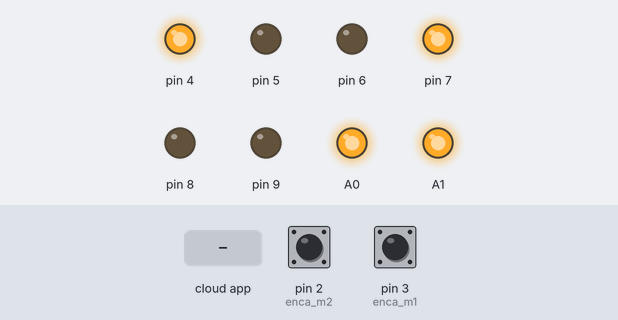
This sketch was run on a simulated Arduino Uno, built with avr-gcc and run on an emulated ATmega328P. On the bench: output pins drawn as LEDs (lit = HIGH). The inputs (shaded band) are chosen by the test bench; at power-on: pin 2 (enca_m2) HIGH, pin 3 (enca_m1) HIGH. The ROS host is connected and sends only what is stated.

Above: at 1.2 s.
1.3 s: the phone or cloud app sets rwheel_speed_target to 100
At 4.0 s:
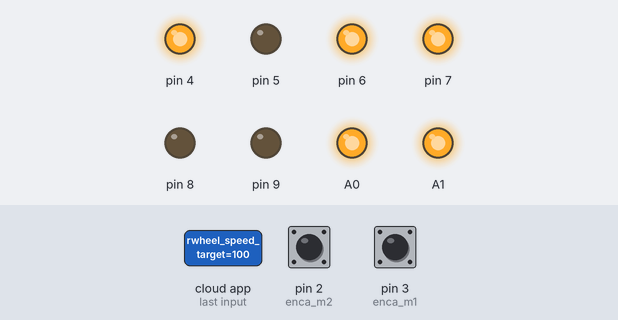
4.3 s: the phone or cloud app sets lwheel_speed_target to 100
At 7.0 s:
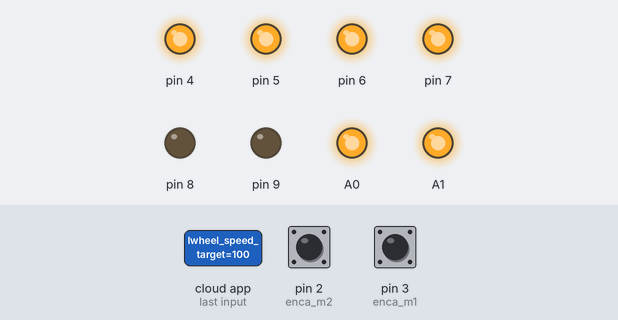
7.3 s: the phone or cloud app sets rwheel_speed_target to 0
At 7.8 s:
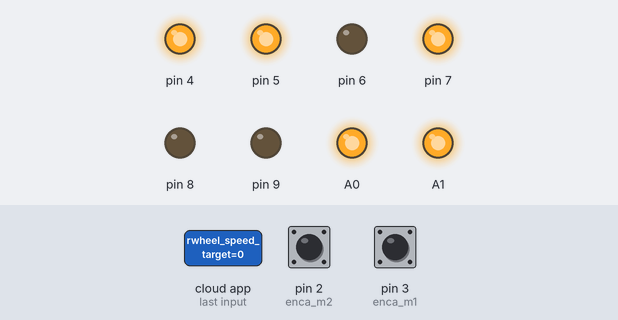
8.9 s: the phone or cloud app sets rwheel_speed_target to -100
At 9.7 s:
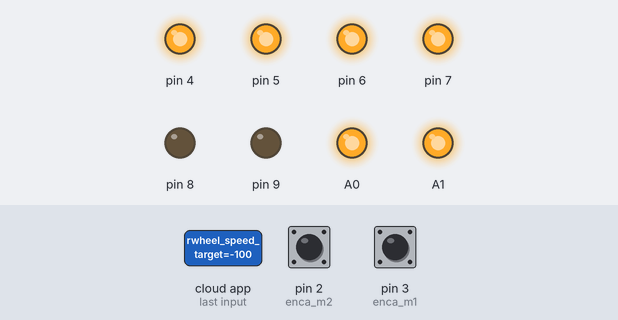
10.5 s: the phone or cloud app sets lwheel_speed_target to -100
At 11.7 s:
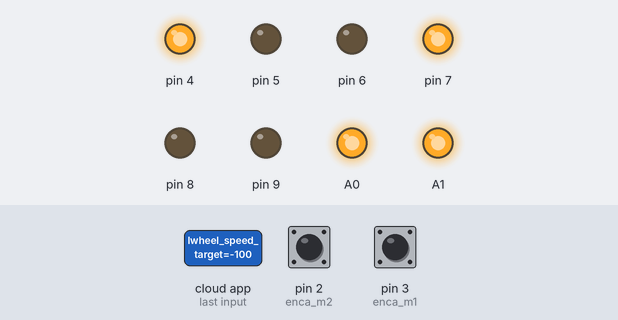
12.1 s: the phone or cloud app sets lwheel_speed_target to 100
At 12.38 s:
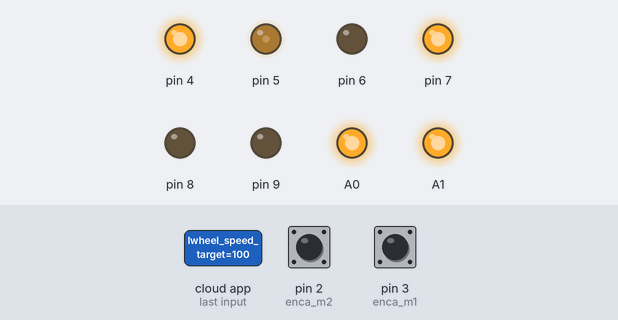
Timing chart, 0 to 15.5 s (numbered marks = the images above; inputs shaded):
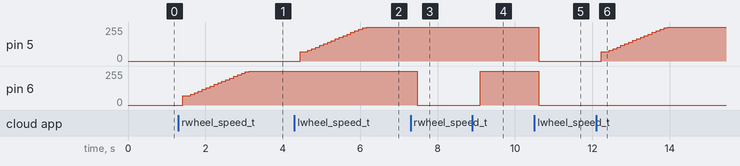

The sketch:

LowLevelControl_v3.ino
```cpp
/*
 * rosserial PubSub Example
 * Prints "hello world!" and toggles led
 */


#include <ros.h>

#include <std_msgs/Float32.h>
#include <std_msgs/Float64.h>
#include <std_msgs/Int64.h>


#include <util/atomic.h> // For the ATOMIC_BLOCK macro

#include "LowPass2ndOrder.h"
#include "SimplePID.h"
#include "MotorClass.h"

// ---------- variable definition

// Pins

const int enca_m1 = 3;//18; //3; // ENCA  14//A pin -> the interrupt pin D5 --- M1
const int encb_m1 = 11;//17; //11; // ENCB  12//B pin -> the digital pin D6 --- M1

const int enca_m2 = 2;//19; //2; // ENCA  14//A pin -> the interrupt pin D5 --- M1
const int encb_m2 = 10;//16; //10; // ENCB  12//B pin -> the digital pin D6 --- M1

void get_posi();
void readEncoder_m1();
void readEncoder_m2();

volatile int posi_m1;
volatile int posi_m2;

unsigned long delta_time;
unsigned long previous_time = 0;
unsigned long sample_time = 100;

float target_rw = 0.0;
float target_lw = 0.0;

// -- print data structure
float data[7];

motor_class motor_lw;
motor_class motor_rw;

//====================== ROS =================

// ros obj
ros::NodeHandle  nh;


// ========================= rwheel sub and pub
// publishers
// msg ros variables publisher
std_msgs::Float64 rwheel_speed;
ros::Publisher rwheel_speed_obj("/rwheel_speed", &rwheel_speed);

// msg ros variables publisher
//std_msgs::Float64 rwheel_ticks;
//ros::Publisher rwheel_ticks_obj("/rwheel_ticks", &rwheel_ticks);

// subscriber
std_msgs::Float64 rwheel_speed_target;
void rwheel_spd_cmdCb(const std_msgs::Float64 &rwheel_speed_msg){
  target_rw = rwheel_speed_msg.data;
}
ros::Subscriber<std_msgs::Float64> rwheel_spd_tgt("/rwheel_speed_target", &rwheel_spd_cmdCb);


// ========================= lwheel sub and pub
// publishers
// msg ros variables publisher
std_msgs::Float64 lwheel_speed;
ros::Publisher lwheel_speed_obj("/lwheel_speed", &lwheel_speed);

// msg ros variables publisher
//std_msgs::Float64 lwheel_ticks;
//ros::Publisher lwheel_ticks_obj("/lwheel_ticks", &lwheel_ticks);

// subscriber
std_msgs::Float64 lwheel_speed_target;
void lwheel_spd_cmdCb(const std_msgs::Float64 &lwheel_speed_msg){
  target_lw = lwheel_speed_msg.data;
}
ros::Subscriber<std_msgs::Float64> lwheel_spd_tgt("/lwheel_speed_target", &lwheel_spd_cmdCb);


void setup()
{
  //Serial.begin(115200);
  //Serial.println();

  //motor1.setParams(enca, encb, pwm, ina, inb, en, kp, ki, kd)

  motor_lw.setParams(enca_m1, encb_m1, 5, 7, 8, A0, 0.45, 1.2, 0.015);
  motor_rw.setParams(enca_m2, encb_m2, 6, 4, 9, A1, 0.45, 1.2, 0.015);
  //

  attachInterrupt(digitalPinToInterrupt(enca_m1),readEncoder_m1,RISING);
  attachInterrupt(digitalPinToInterrupt(enca_m2),readEncoder_m2,RISING);

  nh.initNode();

  nh.advertise(rwheel_speed_obj);
  nh.advertise(lwheel_speed_obj);

  //nh.advertise(rwheel_ticks_obj);
  nh.subscribe(rwheel_spd_tgt);
  nh.subscribe(lwheel_spd_tgt);

}


void loop()
{
  unsigned long current_time = millis();
  delta_time = current_time - previous_time;

  if (delta_time > sample_time)
  {
    if (nh.connected()) {
      get_posi();


      motor_lw.get_speed(data[5]);

      //lwheel_ticks.data = data[2];target_rw
      //lwheel_ticks_obj.publish( &lwheel_ticks);

      lwheel_speed.data = data[5];
      lwheel_speed_obj.publish( &lwheel_speed);

      motor_lw.motor_update(target_lw);
      //motor1.set_motor(1.0, 50.0);


      motor_rw.get_speed(data[3]);

      //rwheel_ticks.data = data[2];
      //rwheel_ticks_obj.publish( &rwheel_ticks);
      rwheel_speed.data = data[3];
      rwheel_speed_obj.publish( &rwheel_speed);

      motor_rw.motor_update(target_rw);


      char log_msg[16];
      char target_str[8];

      dtostrf(target_rw, 4, 4, target_str); // Leave room for too large numbers!
      sprintf(log_msg, "tgt_rw: %s",target_str);
      nh.loginfo(log_msg);


      dtostrf(target_lw, 4, 4, target_str); // Leave room for too large numbers!
      sprintf(log_msg, "tgt_lw: %s",target_str);
      nh.loginfo(log_msg);

    }else
    {
      motor_lw.set_motor(0.0, 0.0);
      motor_rw.set_motor(0.0, 0.0);
    }

    previous_time = current_time;
    nh.spinOnce();
  }
}

void get_posi()
{
   ATOMIC_BLOCK(ATOMIC_RESTORESTATE) {
      motor_lw.set_ticks(posi_m1);
      motor_rw.set_ticks(posi_m2);
   }
}

void readEncoder_m1(){
  int b = digitalRead(encb_m1);
  if(b > 0){
    posi_m1++;
  }
  else{
    posi_m1--;
  }
}

void readEncoder_m2(){
  int b = digitalRead(encb_m2);
  if(b > 0){
    posi_m2++;
  }
  else{
    posi_m2--;
  }
}
```

LowPass2ndOrder.cpp
```cpp
#include "LowPass2ndOrder.h"

LowPass2ndOrder::LowPass2ndOrder(){}

void LowPass2ndOrder::init(float f0, float fs, bool adaptive)
{
  // f0: cutoff frequency (Hz)
  // fs: sample frequency (Hz)
  // adaptive: boolean flag, if set to 1, the code will automatically set
  // the sample frequency based on the time history.

  omega0 = 6.28318530718*f0;
  dt = 1.0/fs;
  adapt = adaptive;
  tn1 = -dt;
  for(int k = 0; k < 2+1; k++){
    x[k] = 0;
    y[k] = 0;
  }
  setCoef();
}

void LowPass2ndOrder::setCoef(){
  if(adapt){
    float t = micros()/1.0e6;
    dt = t - tn1;
    tn1 = t;
  }

  float alpha = omega0*dt;
  float c1 = 2*sqrt(2)/alpha;
  float c2 = 4/(alpha*alpha);
  float denom = 1.0+c1+c2;
  b[0] = 1.0/denom;
  b[1] = 2.0/denom;
  b[2] = b[0];
  a[0] = -(2.0-2.0*c2)/denom;
  a[1] = -(1.0-c1+c2)/(1.0+c1+c2);
}

float LowPass2ndOrder::filt(float xn){
  // Provide me with the current raw value: x
  // I will give you the current filtered value: y
  if(adapt){
    setCoef(); // Update coefficients if necessary
  }
  y[0] = 0;
  x[0] = xn;
  // Compute the filtered values
  for(int k = 0; k < 2; k++){
    y[0] += a[k]*y[k+1] + b[k]*x[k];
  }
  y[0] += b[2]*x[2];

  // Save the historical values
  for(int k = 2; k > 0; k--){
    y[k] = y[k-1];
    x[k] = x[k-1];
  }

  // Return the filtered value
  return y[0];
}
```

LowPass2ndOrder.h
```cpp
#ifndef LowPass2ndOrder_h
#define LowPass2ndOrder_h
#include <Arduino.h>

class LowPass2ndOrder
{
  private:
    float a[2];
    float b[3];
    float omega0;
    float dt;
    bool adapt;
    float tn1 = 0;
    float x[3]; // Raw values
    float y[3]; // Filtered values

  public:
    // Contructor
    LowPass2ndOrder();
    // Methods
    void init(float f0, float fs, bool adaptive);
    void setCoef();

    float filt(float xn);

};

#endif
```

MotorClass.cpp
```cpp
#include "MotorClass.h"
//SimplePID::SimplePID(): kp(1),kd(0),ki(0), umax(255), eprev(0.0), eintegral(0.0) {}

motor_class::motor_class():enca(0),encb(0),pwm(0),ina(0),inb(0),en(0){}

// A function to set the parameters
void motor_class::setParams(int encaIn,int encbIn,int pwmIn,int inaIn,int inbIn,int enIn, float kpIn, float kiIn, float kdIn)
{
  enca = encaIn;
  encb = encbIn;
  pwm = pwmIn;
  ina = inaIn;
  inb = inbIn;
  en =  enIn;


  pinMode(enca,INPUT);
  pinMode(encb,INPUT);

  pinMode(pwm, OUTPUT);
  pinMode(ina, OUTPUT);
  pinMode(inb, OUTPUT);
  pinMode(en, OUTPUT);

  digitalWrite(en, HIGH);

  lp_m1.init(3,1e3,true);
  lp_ticks.init(3,1e3,true);

  //pid.setParams(2.5,20,0.05,255);
  pid.setParams(kpIn,kiIn,kdIn,umax);
}

void motor_class::set_motor(float dir, float pwm_val)
{
  analogWrite(pwm,pwm_val);
  if(dir == 1){
    digitalWrite(ina, HIGH);
    digitalWrite(inb, LOW);
  }
  else if (dir == -1)
  {
    digitalWrite(ina, LOW);
    digitalWrite(inb, HIGH);
  }
  else
  {
    digitalWrite(ina, LOW);
    digitalWrite(inb, LOW);
  }
}

void motor_class::encoder2speed()
{

  currT = micros();
  deltaT = (float)(currT-prevT)/1.0e6;
  prevT = currT; // current time

  pos_filt = lp_ticks.filt(pos);

  vel = ((pos - posPrev)/deltaT);

  // storage values
  posPrev = pos; // current tick
  // vel in rpm
  vel_rpm_raw = ((vel)/(ppr * decoder_number * gear_ratio))*(60);
  vel_rpm = lp_m1.filt(vel_rpm_raw);
}

void motor_class::set_ticks(int ticks)
{
  pos = ticks;
}

void motor_class::motor_update(float target)
{

  encoder2speed();
  //target = 20*(sin(currT/1e6)>0);

  // evaluate the control signal
  pid.evalu(vel_rpm,target, deltaT, pwr, dir);

  set_motor(dir, pwr);
}

void  motor_class::get_speed(float &spd)
{
  spd = vel_rpm;
}

void  motor_class::get_ticks(float &tck)
{
  tck = pos_filt;
}
```

MotorClass.h
```cpp
#ifndef MotorClass_h
#define MotorClass_h
#include <Arduino.h>
#include "LowPass2ndOrder.h"
#include "SimplePID.h"

class motor_class{
  private:

    int enca; //
    int encb; //
    int pwm;  //
    int ina;  //
    int inb;
    int en;


    float umax = 255;
    //float target = 20.0;

    // gloabl variables
    long prevT = 0;
    long currT = 0;
    float deltaT = 0;
    int posPrev;
    volatile int pos;


    LowPass2ndOrder lp_m1;
    LowPass2ndOrder lp_ticks;

    // PID Simple instances f0(3),fs(1e3),adp(true)
    SimplePID pid;


    float pwr = 0.0;
    float dir = 0.0;

    int vel_rpm_raw = 0;
    int pos_filt = 0;

    float vel;
    float vel_rpm;

    // -- ticks to rpm
    const int ppr = 16; // ticks per rotation
    const int gear_ratio = 50; //
    // X2 encoding, in which both the rising and falling edges of channel A are counted.
    const int decoder_number = 1;
    // X4 encoding, in which both the rising and falling edges of channels A and B are counted.
    // const int decoder_number = 4;


  public:
    // constructor
    motor_class();

    // A function to set the parameters
    void setParams(int encaIn,int encbIn,int pwmIn,int inaIn,int inbIn,int enIn, float kpIn, float kiIn, float kdIn);

    void set_motor(float dir, float pwm_val);

    void encoder2speed();

    void get_speed(float &spd);

    void set_ticks(int ticks);

    void get_ticks(float &tck);

    void motor_update(float target);
};

#endif
```

SimplePID.cpp
```cpp
#include "SimplePID.h"

SimplePID::SimplePID(): kp(1),kd(0),ki(0), umax(255), eprev(0.0), eintegral(0.0) {}

// A function to set the parameters
void SimplePID::setParams(float kpIn, float kiIn, float kdIn, float umaxIn){
  kp = kpIn; kd = kdIn; ki = kiIn; umax = umaxIn;
}

// function to compute the control law
void SimplePID::evalu(float value, float target, float deltaT, float &pwr, float &dir){
  // error signal
  float e = target - value;

  // derivative error
  float dedt = (e-eprev)/deltaT;

  // integral error
  eintegral = eintegral +e*deltaT;

  // control law
  float u = kp*e + ki*eintegral + kd*dedt;

  // set the motor direction
  dir = 1;
  if (u<0) {
    dir = -1;
  }

  //set the motor speed and
  pwr = abs(u);
  if (pwr > umax){
    pwr = umax;
  }

  if (target == 0){
    pwr = 0;
  }

/*
  int flag1, flag2;

  if (u != pwr)
  {
    flag1 = 1;
  }else
  {
    flag1 = 0;
  }

  if ((u > 0 && e > 0)  || (u<0 && e < 0))
  {
    flag2 = 1;
  }else
  {
    flag2 = -1;
  }

  if (flag1 && flag2)
  {
    eintegral = 0;
  }
*/
  // store previous error
  eprev = e;
}
```

SimplePID.h
```cpp
#ifndef SimplePID_h
#define SimplePID_h
#include <Arduino.h>

class SimplePID{
  private:
    float kp, kd, ki, umax; // PID parameters
    float eprev, eintegral; // error storage

  public:
    // constructor
    SimplePID();

    // A function to set the parameters
    void setParams(float kpIn, float kiIn, float kdIn, float umaxIn);

    // function to compute the control law
    void evalu(float value, float target, float deltaT, float &pwr, float &dir);
};

#endif
```

Measured:
- after the input at 1.3 s, pin 6: 0/255 → 71/255 after 0.12 s, → 69/255 0.10 s later, → 81/255 0.10 s later, → 93/255 0.10 s later, … (18 changes in this stretch)
- after the input at 4.3 s, pin 5: 0/255 → 71/255 after 0.15 s, → 69/255 0.10 s later, → 81/255 0.10 s later, → 93/255 0.10 s later, … (18 changes in this stretch)
- after the input at 7.3 s, pin 6: 255/255 → 0/255 after 0.18 s
- after the input at 8.9 s, pin 6: 0/255 → 255/255 after 0.20 s
- after the input at 10.5 s, pin 5, pin 6: 255/255 → 0/255 after 0.12 s
- after the input at 12.1 s, pin 5: 0/255 → 71/255 after 0.13 s, → 69/255 0.10 s later, → 81/255 0.10 s later, → 93/255 0.10 s later, … (18 changes in this stretch)
